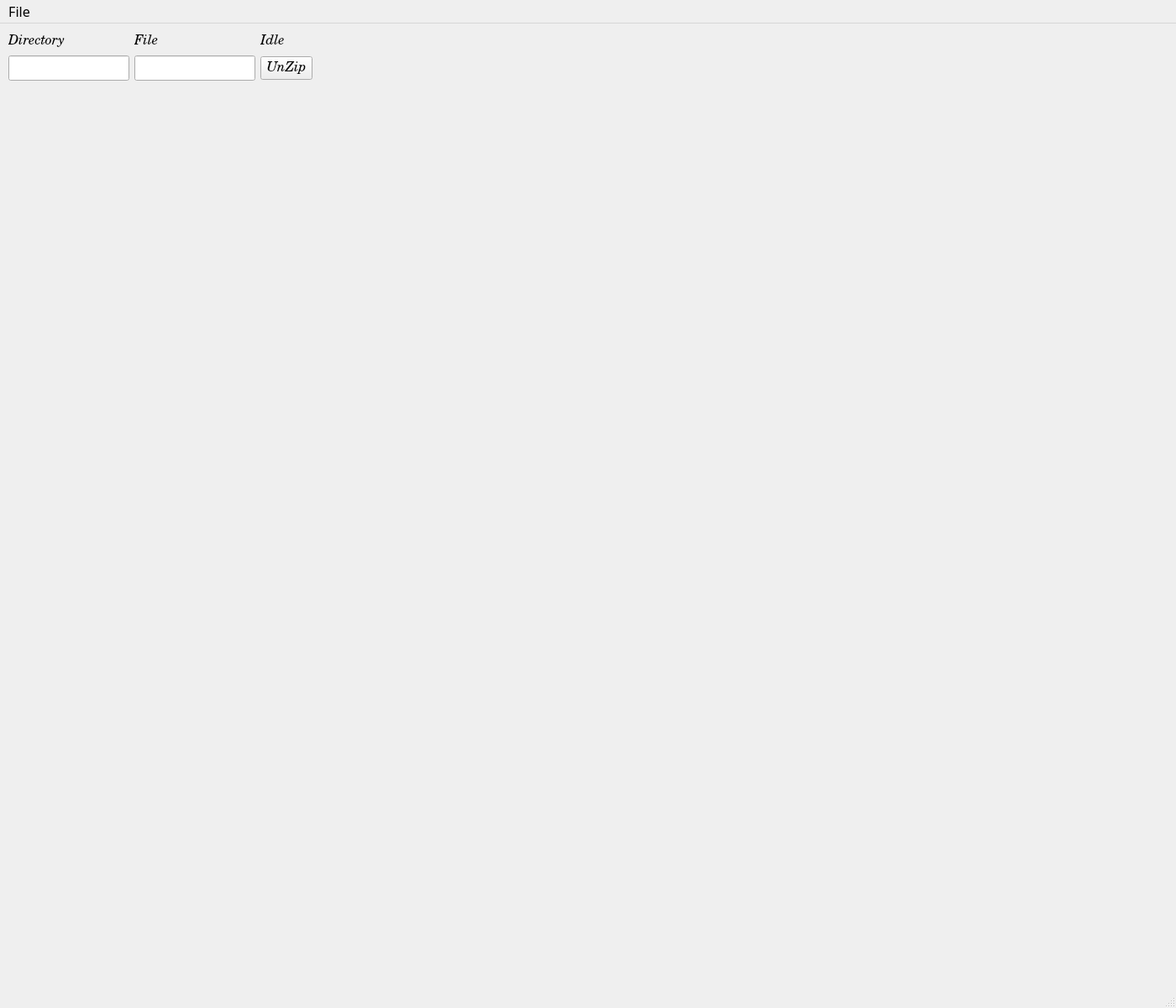
<?xml version="1.0" encoding="UTF-8"?>
<ui version="4.0">
 <class>Main_window</class>
 <widget class="QMainWindow" name="Main_window">
  <property name="geometry">
   <rect>
    <x>0</x>
    <y>0</y>
    <width>1400</width>
    <height>1200</height>
   </rect>
  </property>
  <property name="font">
   <font>
    <family>Sans</family>
    <pointsize>12</pointsize>
   </font>
  </property>
  <property name="windowTitle">
   <string>SES_plot</string>
  </property>
  <widget class="QWidget" name="centralwidget">
   <property name="font">
    <font>
     <family>Century Schoolbook L</family>
     <pointsize>12</pointsize>
     <italic>true</italic>
    </font>
   </property>
   <widget class="QLineEdit" name="lineEdit_dir">
    <property name="geometry">
     <rect>
      <x>10</x>
      <y>38</y>
      <width>144</width>
      <height>30</height>
     </rect>
    </property>
   </widget>
   <widget class="QLabel" name="label_scan_status">
    <property name="geometry">
     <rect>
      <x>310</x>
      <y>10</y>
      <width>29</width>
      <height>22</height>
     </rect>
    </property>
    <property name="text">
     <string>Idle</string>
    </property>
    <property name="alignment">
     <set>Qt::AlignCenter</set>
    </property>
   </widget>
   <widget class="QPushButton" name="pushButton_unzip">
    <property name="geometry">
     <rect>
      <x>310</x>
      <y>39</y>
      <width>62</width>
      <height>28</height>
     </rect>
    </property>
    <property name="text">
     <string>UnZip</string>
    </property>
   </widget>
   <widget class="QLabel" name="fixed_label_energy_width">
    <property name="geometry">
     <rect>
      <x>160</x>
      <y>10</y>
      <width>28</width>
      <height>22</height>
     </rect>
    </property>
    <property name="text">
     <string>File</string>
    </property>
    <property name="alignment">
     <set>Qt::AlignCenter</set>
    </property>
   </widget>
   <widget class="QLineEdit" name="lineEdit_file">
    <property name="geometry">
     <rect>
      <x>160</x>
      <y>38</y>
      <width>144</width>
      <height>30</height>
     </rect>
    </property>
   </widget>
   <widget class="QLabel" name="fixed_label_energy_center">
    <property name="geometry">
     <rect>
      <x>10</x>
      <y>10</y>
      <width>67</width>
      <height>22</height>
     </rect>
    </property>
    <property name="text">
     <string>Directory</string>
    </property>
    <property name="alignment">
     <set>Qt::AlignCenter</set>
    </property>
   </widget>
  </widget>
  <widget class="QMenuBar" name="menubar">
   <property name="geometry">
    <rect>
     <x>0</x>
     <y>0</y>
     <width>1400</width>
     <height>29</height>
    </rect>
   </property>
   <widget class="QMenu" name="menuOpen">
    <property name="title">
     <string>File</string>
    </property>
    <addaction name="actionLoad"/>
   </widget>
   <addaction name="menuOpen"/>
  </widget>
  <widget class="QStatusBar" name="statusbar"/>
  <action name="actionLoad">
   <property name="icon">
    <iconset>
     <normaloff>../icons/arrow-circle-225.png</normaloff>../icons/arrow-circle-225.png</iconset>
   </property>
   <property name="text">
    <string>Load</string>
   </property>
  </action>
 </widget>
 <resources/>
 <connections/>
</ui>
